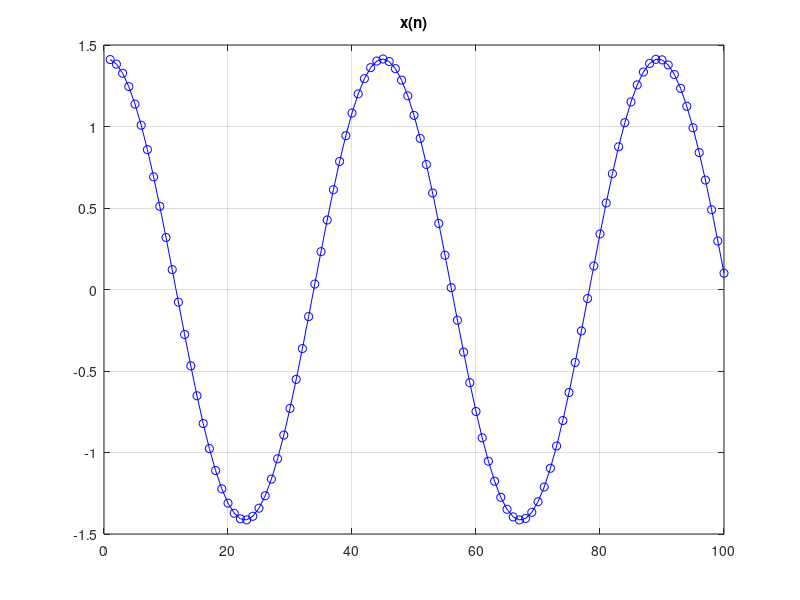
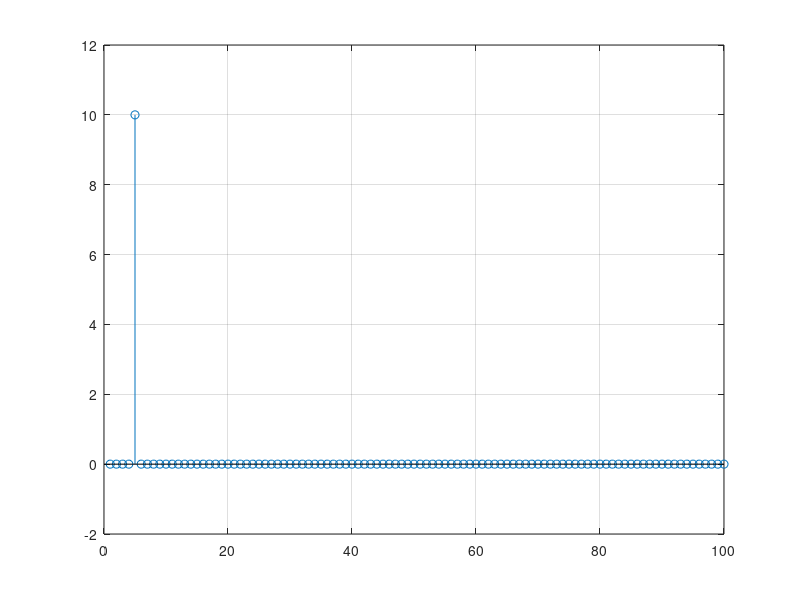
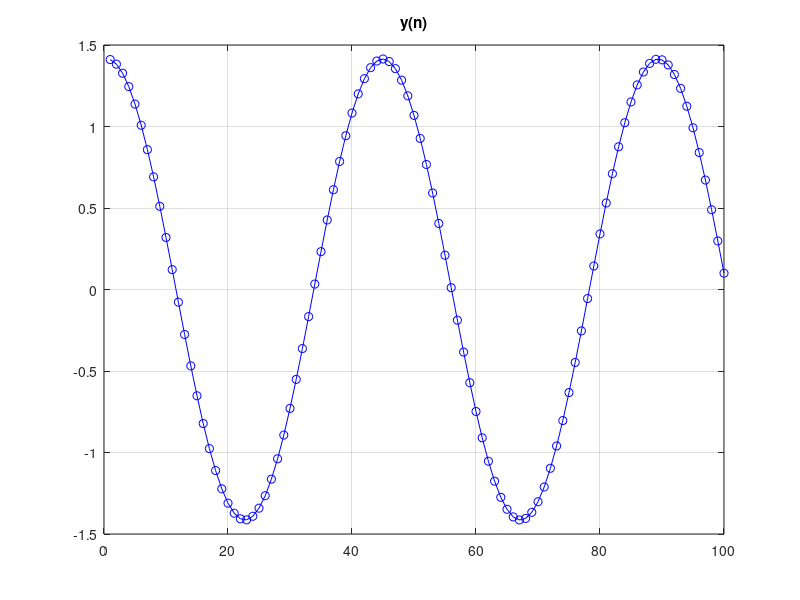
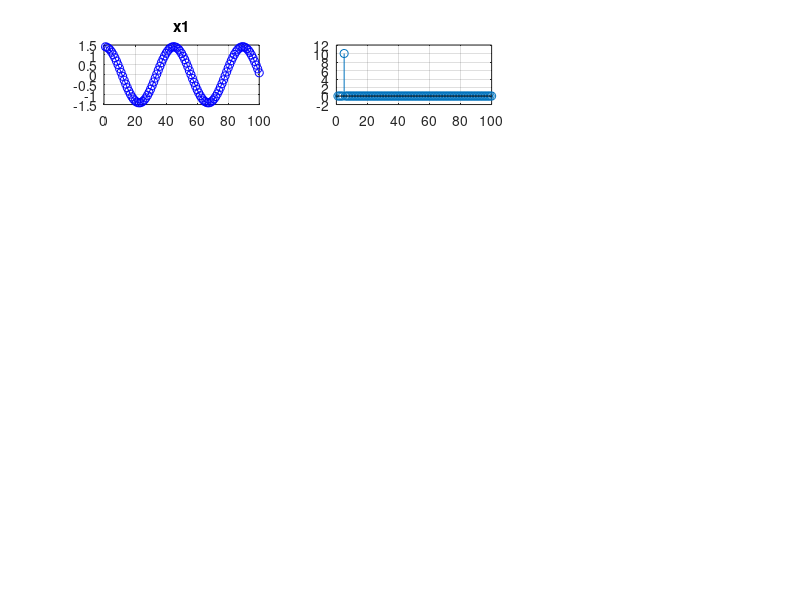

Reproduce these figures in MATLAB, in order. (Note: this script raises an error after producing the figures.)
% cps03_trans.m
clear all; close all
% Orthogonal matrix for DCT-IV orthogonal transform
N = 100;                                    % wymiar macierzy kwadratowej, 25, 100
k = (0:N-1); n=(0:N-1);                     % k-kolumny/funkcje, n-wiersze/probki
S = sqrt(2/N)*cos(pi/N*(n'+1/2)*(k+1/2));   % macierz syntezy
A = S';                                     % macierz analizy: transpozycja i sprzezenie S
% S*A, pause % sprawdzenie ortogonalnosci: macierz z jedynkami na przekatnej?
if norm(S'*S - eye(size(S)), 'fro') < 1e-12
    fprintf("macierz jest ortagonalna");
else
    fprintf("Macierz nie jest ortagonalna");
end
pause();
x1 = 10*S(:,5);                                                 % sygnal #1
x2 = 20*S(:,10);                                                % sygnal #2
x3 = 30*sqrt(2/N)*cos(pi/N*(n' +1/2)*(10.5+1/2) );              % sygnal #3
x4 = 30*sqrt(2/N)*cos(pi/N*(n'+N/4+1/2)*(10 +1/2) );            % sygnal #4
x5 = randn(1,N);                                                % sygnal #5
x = x1;                                                  % wybor x1, x2, x3, x4, x1+x2, x1+x3, x1+x4
figure; plot(x,'bo-'); title('x(n)'); grid;                     % rysunek sygnalu wejsciowego
c = A*x;                                                        % analiza sygnalu: wyznaczenie wspolczynnikow transformacji
figure; stem(c); grid;                                          % pokazanie wspolczynnikow transformacji
%c(5) = 0;                                                      % opcjonalne usuniecie skladowej x3 z sygnalu
y = S*c;                                                        % synteza sygnalu: suma przeskalowanych funkcji bazowych
figure; plot(y,'bo-'); title('y(n)'); grid;                     % rysunek sygnalu wyjsciowego
error = max(abs(x.'-y));                                        % blad odtworzenia/rekonstrukcji sygnalu
pause();
Xs = {x1, x1+x2, x3, x4, x5};
Xs_title = {"x1","x1+x2","x3","x4","x5"};
Ys_title = {"y1","y1+y2","y3","y4","y5"};
Err = ones(5,1);
figure(4);
hold on; grid on;
for i = 0:length(Xs)-1
    subplot(5,3,i*3+1);
    plot(Xs{i+1},'bo-'); title(Xs_title{i+1}); grid;
    c = A*Xs{i+1}(:);  % (: ) konwertuje dowolny wektor do kolumny
    subplot(5,3,i*3+2);
    stem(c); grid; title("Widmo sygnału: "+Xs_title{i+1});
    y = S*c;
    subplot(5,3,i*3+3);
    plot(y,'bo-'); title(Ys_title{i+1}); grid;
    
    Err(i+1) = max(abs(Xs{i+1}(:) - y));  % (: ) konwertuje dowolny wektor na kolumnę
end
display(Err);
%Wnioski:
%{
    x1 - sygnał jest żywcem wyjęty z naszej macierzy, więc analiza widma
         pokazuje dosłownie, jeden nie zerowy punkt, współrzędne punktu
         x(5,10) wskazują na 5 kolumne naszej macierzy oraz że jej
         amplituda wynosi 10
    x1 + x2 - tutaj są aż dwa punkty nie zerowe, które odpowiednio nam
    podpowiadają że sygnał składa się z x1 oraz x2
    x3 - tutaj mamy trochę większy problem - ponieważ sygnał x3 nie
    występuije w naszej macierzy stąd "rozmycie"/"rozwarstwienie" (?)
    natomiast nasze punkty niezerowe, są największe w "okolicach"
    "częstotliwości" 10.5 - (nie jest idealnie po środku) ale możemy
    przypuszczać jak wygląda x3
    x4 - widmo przypomina widmo sygnału x3, ale z innego powodu,
    częstotliwość sygnału jest taka sama ja x2, ale jest przesunięta w
    faziem DCT nie ma możliwości "idealnego" owzorowania sygnału z dowolną
    fazą, (DCT "dopasowywuje" do sygnału z zerową fazą) - dlatego nasze
    widmo jest rozmyte
    x5 - szum, tutaj nie mamy żadnej stuktury
%}
